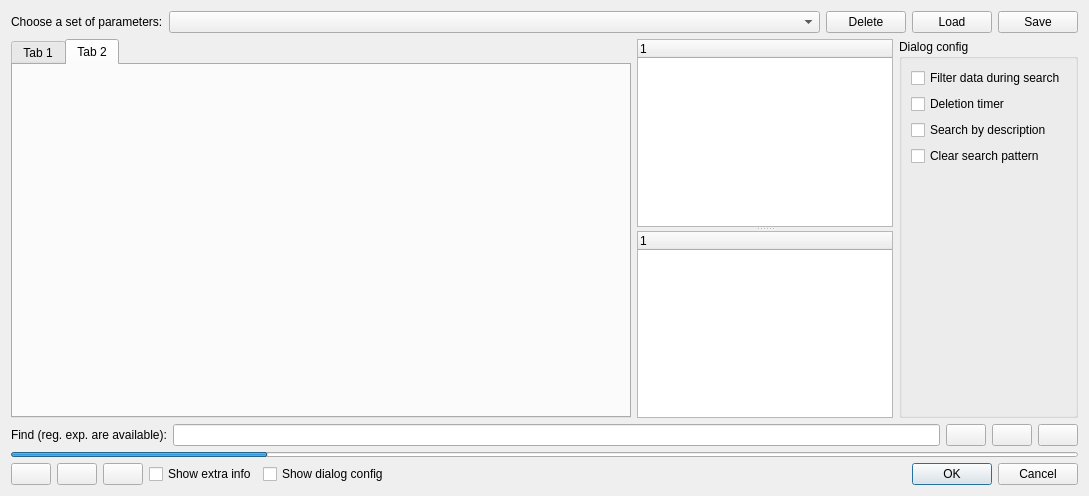
<?xml version="1.0" encoding="UTF-8"?>
<ui version="4.0">
 <class>DataChoiseDialog</class>
 <widget class="QDialog" name="DataChoiseDialog">
  <property name="geometry">
   <rect>
    <x>0</x>
    <y>0</y>
    <width>1089</width>
    <height>496</height>
   </rect>
  </property>
  <property name="windowTitle">
   <string>Parameter choice dialog</string>
  </property>
  <layout class="QVBoxLayout" name="verticalLayout">
   <item>
    <layout class="QHBoxLayout" name="horizontalLayout_4">
     <item>
      <widget class="QLabel" name="label">
       <property name="text">
        <string>Choose a set of parameters:</string>
       </property>
      </widget>
     </item>
     <item>
      <widget class="ComboBoxWithTips" name="savedVariablesComboBox">
       <property name="sizePolicy">
        <sizepolicy hsizetype="Expanding" vsizetype="Fixed">
         <horstretch>0</horstretch>
         <verstretch>0</verstretch>
        </sizepolicy>
       </property>
      </widget>
     </item>
     <item>
      <widget class="QPushButton" name="deletePushButton">
       <property name="text">
        <string>Delete</string>
       </property>
      </widget>
     </item>
     <item>
      <widget class="QPushButton" name="loadPushButton">
       <property name="text">
        <string>Load</string>
       </property>
      </widget>
     </item>
     <item>
      <widget class="QPushButton" name="savePushButton">
       <property name="text">
        <string>Save</string>
       </property>
      </widget>
     </item>
    </layout>
   </item>
   <item>
    <layout class="QHBoxLayout" name="horizontalLayout_3">
     <item>
      <widget class="QTabWidget" name="tabWidget">
       <property name="sizePolicy">
        <sizepolicy hsizetype="Expanding" vsizetype="Expanding">
         <horstretch>0</horstretch>
         <verstretch>0</verstretch>
        </sizepolicy>
       </property>
       <property name="focusPolicy">
        <enum>Qt::NoFocus</enum>
       </property>
       <property name="tabPosition">
        <enum>QTabWidget::North</enum>
       </property>
       <property name="tabShape">
        <enum>QTabWidget::Rounded</enum>
       </property>
       <property name="currentIndex">
        <number>1</number>
       </property>
       <property name="documentMode">
        <bool>false</bool>
       </property>
       <property name="tabsClosable">
        <bool>false</bool>
       </property>
       <property name="movable">
        <bool>false</bool>
       </property>
       <widget class="QWidget" name="tab">
        <attribute name="title">
         <string>Tab 1</string>
        </attribute>
       </widget>
       <widget class="QWidget" name="tab_2">
        <attribute name="title">
         <string>Tab 2</string>
        </attribute>
       </widget>
      </widget>
     </item>
     <item>
      <widget class="QSplitter" name="splitter">
       <property name="sizePolicy">
        <sizepolicy hsizetype="Minimum" vsizetype="Expanding">
         <horstretch>0</horstretch>
         <verstretch>0</verstretch>
        </sizepolicy>
       </property>
       <property name="orientation">
        <enum>Qt::Vertical</enum>
       </property>
       <widget class="QTreeWidget" name="bufferTreeWidget">
        <property name="sizePolicy">
         <sizepolicy hsizetype="Minimum" vsizetype="Expanding">
          <horstretch>0</horstretch>
          <verstretch>0</verstretch>
         </sizepolicy>
        </property>
        <column>
         <property name="text">
          <string notr="true">1</string>
         </property>
        </column>
       </widget>
       <widget class="TreeWidgetWithButtonReleaseInfo" name="checkedItemsTreeWidget">
        <property name="sizePolicy">
         <sizepolicy hsizetype="Minimum" vsizetype="Expanding">
          <horstretch>0</horstretch>
          <verstretch>0</verstretch>
         </sizepolicy>
        </property>
        <column>
         <property name="text">
          <string notr="true">1</string>
         </property>
        </column>
       </widget>
      </widget>
     </item>
     <item>
      <widget class="QGroupBox" name="dialogConfigGroupBox">
       <property name="title">
        <string>Dialog config</string>
       </property>
       <layout class="QVBoxLayout" name="verticalLayout_2">
        <item>
         <widget class="QCheckBox" name="autoDataFilteringCheckBox">
          <property name="text">
           <string>Filter data during search</string>
          </property>
         </widget>
        </item>
        <item>
         <widget class="QCheckBox" name="deletionTimerCheckBox">
          <property name="text">
           <string>Deletion timer</string>
          </property>
         </widget>
        </item>
        <item>
         <widget class="QCheckBox" name="descriptionSearchCheckBox">
          <property name="text">
           <string>Search by description</string>
          </property>
         </widget>
        </item>
        <item>
         <widget class="QCheckBox" name="clearSearchPatternAfterCheckedItemsChangingCheckBox">
          <property name="text">
           <string>Clear search pattern</string>
          </property>
         </widget>
        </item>
        <item>
         <spacer name="verticalSpacer">
          <property name="orientation">
           <enum>Qt::Vertical</enum>
          </property>
          <property name="sizeHint" stdset="0">
           <size>
            <width>20</width>
            <height>40</height>
           </size>
          </property>
         </spacer>
        </item>
       </layout>
      </widget>
     </item>
    </layout>
   </item>
   <item>
    <layout class="QHBoxLayout" name="horizontalLayout">
     <item>
      <widget class="QLabel" name="findLabel">
       <property name="text">
        <string>Find (reg. exp. are available):</string>
       </property>
      </widget>
     </item>
     <item>
      <widget class="DummyLineEdit" name="findLineEdit">
       <property name="focusPolicy">
        <enum>Qt::NoFocus</enum>
       </property>
      </widget>
     </item>
     <item>
      <widget class="QPushButton" name="eraseAllPushButton">
       <property name="focusPolicy">
        <enum>Qt::NoFocus</enum>
       </property>
       <property name="toolTip">
        <string>Ctrl + U</string>
       </property>
       <property name="text">
        <string/>
       </property>
       <property name="icon">
        <iconset resource="../JaG.qrc">
         <normaloff>:/clearLine</normaloff>:/clearLine</iconset>
       </property>
       <property name="iconSize">
        <size>
         <width>16</width>
         <height>16</height>
        </size>
       </property>
       <property name="shortcut">
        <string>Ctrl+U</string>
       </property>
      </widget>
     </item>
     <item>
      <widget class="QPushButton" name="prevPushButton">
       <property name="focusPolicy">
        <enum>Qt::NoFocus</enum>
       </property>
       <property name="toolTip">
        <string>Ctrl + P</string>
       </property>
       <property name="text">
        <string/>
       </property>
       <property name="icon">
        <iconset resource="../JaG.qrc">
         <normaloff>:/previous</normaloff>:/previous</iconset>
       </property>
       <property name="shortcut">
        <string>Ctrl+P</string>
       </property>
      </widget>
     </item>
     <item>
      <widget class="QPushButton" name="nextPushButton">
       <property name="focusPolicy">
        <enum>Qt::NoFocus</enum>
       </property>
       <property name="toolTip">
        <string>Ctrl + N</string>
       </property>
       <property name="text">
        <string/>
       </property>
       <property name="icon">
        <iconset resource="../JaG.qrc">
         <normaloff>:/next</normaloff>:/next</iconset>
       </property>
       <property name="shortcut">
        <string>Ctrl+N</string>
       </property>
      </widget>
     </item>
    </layout>
   </item>
   <item>
    <widget class="QProgressBar" name="erasingTimerProgressBar">
     <property name="enabled">
      <bool>true</bool>
     </property>
     <property name="maximumSize">
      <size>
       <width>16777215</width>
       <height>5</height>
      </size>
     </property>
     <property name="value">
      <number>24</number>
     </property>
     <property name="textVisible">
      <bool>false</bool>
     </property>
    </widget>
   </item>
   <item>
    <layout class="QHBoxLayout" name="horizontalLayout_2">
     <item>
      <widget class="QPushButton" name="helpPushButton">
       <property name="focusPolicy">
        <enum>Qt::NoFocus</enum>
       </property>
       <property name="text">
        <string/>
       </property>
       <property name="icon">
        <iconset resource="../JaG.qrc">
         <normaloff>:/helpDialog</normaloff>:/helpDialog</iconset>
       </property>
      </widget>
     </item>
     <item>
      <widget class="QPushButton" name="favouritePushButton">
       <property name="focusPolicy">
        <enum>Qt::NoFocus</enum>
       </property>
       <property name="toolTip">
        <string>Ctrl + L</string>
       </property>
       <property name="text">
        <string/>
       </property>
       <property name="icon">
        <iconset resource="../JaG.qrc">
         <normaloff>:/favourite</normaloff>:/favourite</iconset>
       </property>
       <property name="shortcut">
        <string>Ctrl+L</string>
       </property>
       <property name="checkable">
        <bool>true</bool>
       </property>
      </widget>
     </item>
     <item>
      <widget class="QPushButton" name="hatePushButton">
       <property name="focusPolicy">
        <enum>Qt::NoFocus</enum>
       </property>
       <property name="toolTip">
        <string>Ctrl - Shift - L</string>
       </property>
       <property name="text">
        <string/>
       </property>
       <property name="icon">
        <iconset resource="../JaG.qrc">
         <normaloff>:/hate</normaloff>:/hate</iconset>
       </property>
       <property name="shortcut">
        <string>Ctrl+Shift+L</string>
       </property>
       <property name="checkable">
        <bool>true</bool>
       </property>
      </widget>
     </item>
     <item>
      <widget class="QCheckBox" name="showExtraInfoCheckBox">
       <property name="text">
        <string>Show extra info</string>
       </property>
      </widget>
     </item>
     <item>
      <widget class="QCheckBox" name="dialogConfigCheckBox">
       <property name="text">
        <string>Show dialog config</string>
       </property>
      </widget>
     </item>
     <item>
      <spacer name="horizontalSpacer">
       <property name="orientation">
        <enum>Qt::Horizontal</enum>
       </property>
       <property name="sizeHint" stdset="0">
        <size>
         <width>40</width>
         <height>20</height>
        </size>
       </property>
      </spacer>
     </item>
     <item>
      <widget class="QDialogButtonBox" name="buttonBox">
       <property name="sizePolicy">
        <sizepolicy hsizetype="Minimum" vsizetype="Fixed">
         <horstretch>0</horstretch>
         <verstretch>0</verstretch>
        </sizepolicy>
       </property>
       <property name="focusPolicy">
        <enum>Qt::NoFocus</enum>
       </property>
       <property name="orientation">
        <enum>Qt::Horizontal</enum>
       </property>
       <property name="standardButtons">
        <set>QDialogButtonBox::Cancel|QDialogButtonBox::Ok</set>
       </property>
      </widget>
     </item>
    </layout>
   </item>
  </layout>
 </widget>
 <customwidgets>
  <customwidget>
   <class>DummyLineEdit</class>
   <extends>QLineEdit</extends>
   <header location="global">datasource/dummylineedit.h</header>
  </customwidget>
  <customwidget>
   <class>ComboBoxWithTips</class>
   <extends>QComboBox</extends>
   <header>commonWidgets/comboboxwithtips.h</header>
  </customwidget>
  <customwidget>
   <class>TreeWidgetWithButtonReleaseInfo</class>
   <extends>QTreeWidget</extends>
   <header>commonWidgets/treewidgetwithbuttonreleaseinfo.h</header>
  </customwidget>
 </customwidgets>
 <resources>
  <include location="../JaG.qrc"/>
 </resources>
 <connections>
  <connection>
   <sender>buttonBox</sender>
   <signal>rejected()</signal>
   <receiver>DataChoiseDialog</receiver>
   <slot>reject()</slot>
   <hints>
    <hint type="sourcelabel">
     <x>316</x>
     <y>260</y>
    </hint>
    <hint type="destinationlabel">
     <x>286</x>
     <y>274</y>
    </hint>
   </hints>
  </connection>
  <connection>
   <sender>buttonBox</sender>
   <signal>accepted()</signal>
   <receiver>DataChoiseDialog</receiver>
   <slot>accept()</slot>
   <hints>
    <hint type="sourcelabel">
     <x>248</x>
     <y>254</y>
    </hint>
    <hint type="destinationlabel">
     <x>157</x>
     <y>274</y>
    </hint>
   </hints>
  </connection>
 </connections>
</ui>
